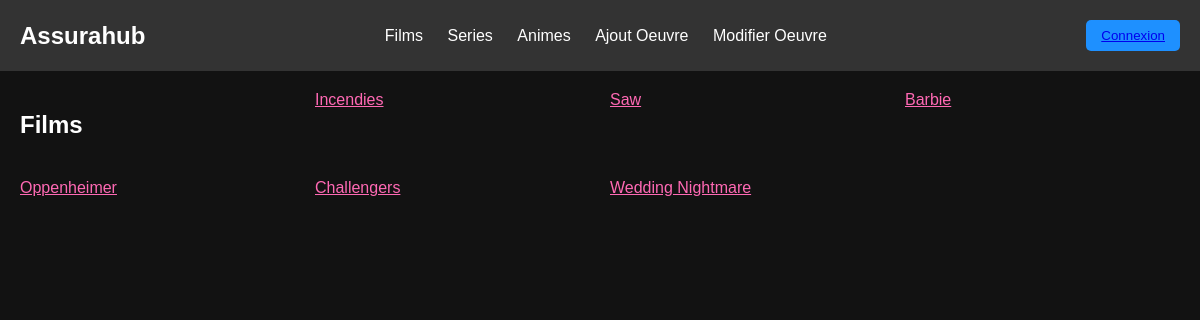
The page /View/films.php on the database its author committed.
### tables this page shows
create table OeuvreCinematographique (
codifOC int AUTO_INCREMENT, 
titreOriginal VARCHAR(250) NOT NULL,
titreFrancais VARCHAR(250) NOT NULL,
anneeSortie int NOT NULL,
resume VARCHAR(1000),
nbEpisode int NOT NULL,
codRea int NOT NULL,
classOC int NOT NULL,
codGenre int NOT NULL,
CONSTRAINT OeuvreCinematographique_pk primary key (codifOC),
CONSTRAINT OeuvreCinematographique_Realisateur_fk FOREIGN key (codRea) REFERENCES Realisateur (codRea),
CONSTRAINT OeuvreCinematographique_Classification_fk FOREIGN key (classOC) REFERENCES Classification (classOC),
CONSTRAINT OeuvreCinematographique_Genre_fk FOREIGN key (codGenre) REFERENCES  Genre (codGenre));

### Model/DAO/OeuvreCinematographiqueDAO.php (the view, shortened to what this page needs)
<?php
class OeuvreCinematographiqueDAO {
    private $bdd;
    public function __construct(\PDO $bdd) {
        $this->bdd = $bdd;
    }
    public  function affichagefilm(){
        $sql= "SELECT classOC FROM Classification where libclaOC = 'Film'";
        try {
            $resultatclass = $this->bdd->query($sql);
        } catch (PDOException $e) {
            die($e->getMessage());
        }
        $classfilm = $resultatclass->fetch(\PDO::FETCH_ASSOC);
        $classfilmint = intval($classfilm['classOC']);
        $sql= "SELECT codifOC, titreOriginal FROM OeuvreCinematographique where classOC = ". $classfilmint . ";";
        try {
            $resultat = $this->bdd->query($sql);
        } catch (PDOException $e) {
            die($e->getMessage());
        }
        $result = $resultat->fetchAll(\PDO::FETCH_ASSOC);
        $filmacceuil = [];
        foreach ($result as $acceuil){
            $filmacceuil[] = new Filmacceuil(
                $acceuil['codifOC'],
                $acceuil['titreOriginal'],
            );
        }
        $liendetail = "detailoeuvre.php";
        foreach ($result as $acceuil) {
            echo "<div class='film-list'>";
            echo "<a href = '$liendetail' class ='film'  >" .$acceuil['titreOriginal'] ." </a href>";
            echo "</div>";
        }
        return $filmacceuil;
    }
}

### View/films.php (shortened to what this page needs)
<?php
require_once '../Model/BDDManager.php';
require_once '../Model/DAO/OeuvreCinematographiqueDAO.php';
?>
<!DOCTYPE html>
<html lang="en">
<head>
    <link rel="stylesheet" href="./assets/style.css">
</head>
<body>
<?php
include 'header.php';
?>
<main>
    <section class="films">
        <h2>Films</h2>
        <?php
        $bdd = initialiseConnexionBDD();
        $oeuvre = new OeuvreCinematographiqueDAO($bdd);
        $affichagefilm = $oeuvre->affichagefilm();
        ?>
    </section>
</main>
</body>
</html>

### View/header.php
<header>
        <nav class="navbar">
            <div class="navbar-brand">
                <h1><a href="index">Assurahub</a></h1>
            </div>
            <ul class="navbar-nav">
                <li><a href="films">Films</a></li>
                <li><a href="series">Series</a></li>
                <li><a href="animes">Animes</a></li>
                <li><a href="ajoutOeuvre">Ajout Oeuvre</a></li>
                <li><a href="modifierOeuvre">Modifier Oeuvre</a></li>
            </ul>
            <div class="login-btn">
                <button><a href="signin">Connexion</a></button>
            </div>
        </nav>
    </header>

### View/assets/style.css (style rules this page uses)
body { background-color: #121212; color: #FFFFFF; font-family: Arial, sans-serif; margin: 0; padding: 0; }
header { background-color: #333333; padding: 20px; }
header h1 a { text-decoration: none; color: #FFFFFF; }
.navbar { display: flex; justify-content: space-between; align-items: center; }
.navbar-brand h1 { margin: 0; }
.navbar-nav { list-style-type: none; padding: 0; margin: 0; }
.navbar-nav li { display: inline-block; margin-right: 20px; }
.navbar-nav li a { text-decoration: none; color: #FFFFFF; }
.login-btn button { background-color: #1E90FF; color: #FFFFFF; border: none; border-radius: 5px; padding: 8px 15px; cursor: pointer; }
main { padding: 20px; }
.films { display: grid; grid-template-columns: repeat(auto-fit, minmax(250px, 1fr)); gap: 20px; }
h2 { color: #FFFFFF; }
.film { color: hotpink; }

### rows shown on the page
oeuvrecinematographique: titreOriginal "Incendies"
oeuvrecinematographique: titreOriginal "Saw"
oeuvrecinematographique: titreOriginal "Barbie"
oeuvrecinematographique: titreOriginal "Oppenheimer"
oeuvrecinematographique: titreOriginal "Challengers"
oeuvrecinematographique: titreOriginal "Wedding Nightmare"
